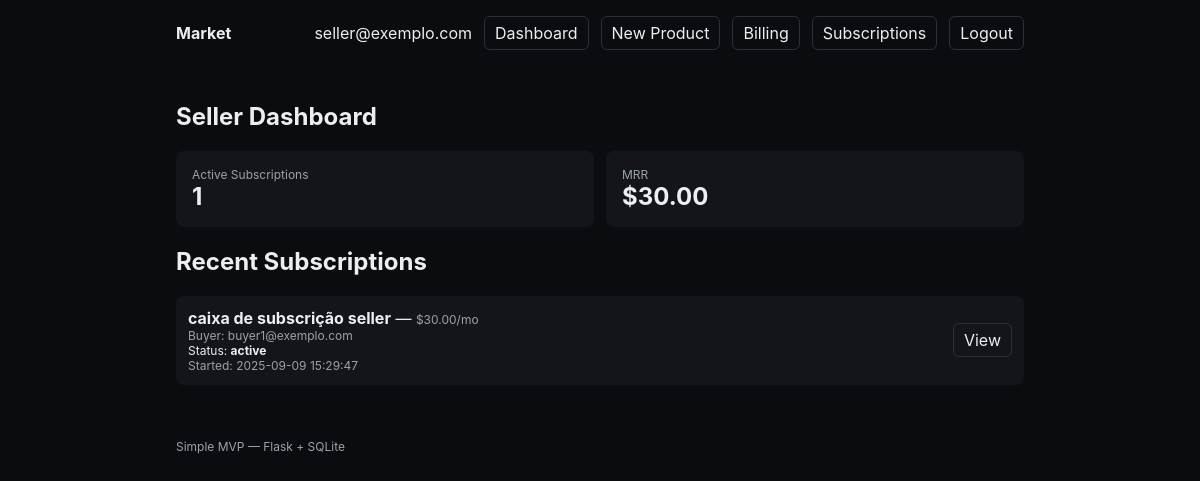
The page /dashboard (signed in) on the database as committed earlier.
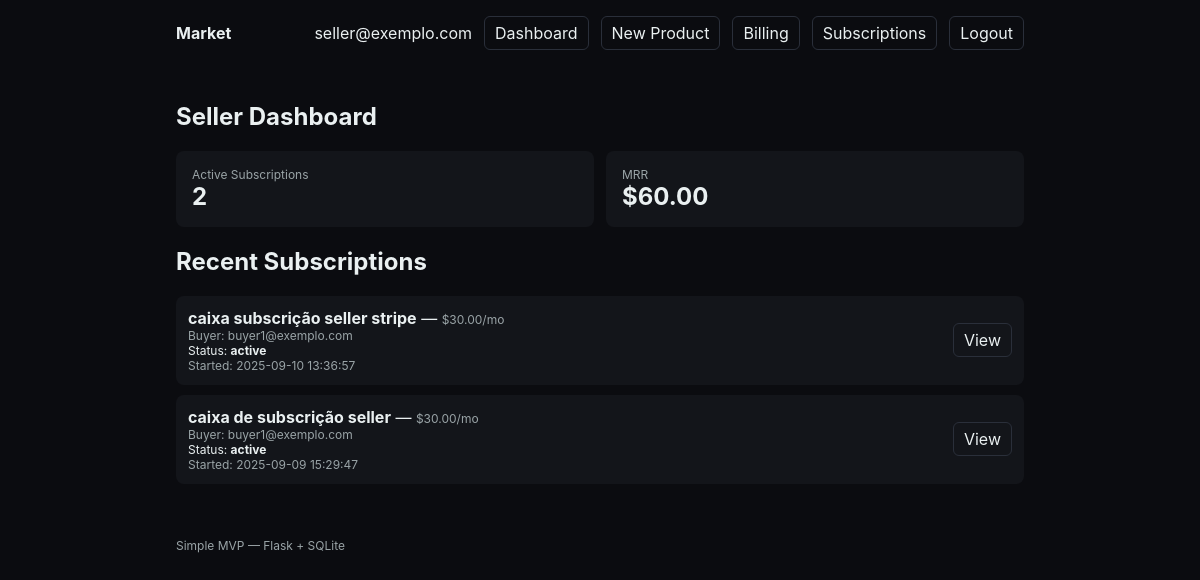
The same page on the database as committed later.
### tables this page shows
CREATE TABLE subscriptions (
                id INTEGER PRIMARY KEY AUTOINCREMENT,
                user_id INTEGER NOT NULL,
                product_id INTEGER NOT NULL,
                status TEXT NOT NULL CHECK (status IN ('active','canceled')),
                started_at TIMESTAMP NOT NULL DEFAULT CURRENT_TIMESTAMP,
                canceled_at TIMESTAMP, stripe_subscription_id TEXT,
                FOREIGN KEY (user_id) REFERENCES users(id) ON DELETE CASCADE,
                FOREIGN KEY (product_id) REFERENCES products(id) ON DELETE CASCADE
            );

CREATE TABLE products (
                id INTEGER PRIMARY KEY AUTOINCREMENT,
                slug TEXT NOT NULL UNIQUE,
                title TEXT NOT NULL,
                price_cents INTEGER NOT NULL,
                description TEXT
            , seller_id INTEGER REFERENCES users(id), stripe_price_id TEXT);

CREATE TABLE users (
                id INTEGER PRIMARY KEY AUTOINCREMENT,
                email TEXT NOT NULL UNIQUE,
                password_hash TEXT NOT NULL,
                role TEXT NOT NULL DEFAULT 'buyer' CHECK (role IN ('buyer','seller')),
                created_at TIMESTAMP NOT NULL DEFAULT CURRENT_TIMESTAMP
            , stripe_customer_id TEXT);

### app.py (the view)
    @app.route("/dashboard")
    @login_required
    def seller_dashboard():
        if getattr(current_user, "role", "buyer") != "seller":
            abort(403)
        db = get_db()
        active_count = db.execute(
            """
            SELECT COUNT(*) AS c
            FROM subscriptions s
            JOIN products p ON p.id = s.product_id
            WHERE s.status='active' AND p.seller_id = ?
            """,
            (current_user.id,),
        ).fetchone()[0]
        mrr_row = db.execute(
            """
            SELECT COALESCE(SUM(p.price_cents), 0) AS mrr
            FROM subscriptions s
            JOIN products p ON p.id = s.product_id
            WHERE s.status = 'active' AND p.seller_id = ?
            """,
            (current_user.id,),
        ).fetchone()
        mrr_cents = mrr_row["mrr"] if mrr_row and mrr_row["mrr"] is not None else 0
        recent = db.execute(
            """
            SELECT s.*, p.title, p.slug, p.price_cents, u.email
            FROM subscriptions s
            JOIN products p ON p.id = s.product_id
            JOIN users u ON u.id = s.user_id
            WHERE p.seller_id = ?
            ORDER BY s.started_at DESC
            LIMIT 10
            """,
            (current_user.id,),
        ).fetchall()
        return render_template(
            "dashboard.html",
            active_count=active_count,
            mrr_cents=mrr_cents,
            recent=recent,
        )

### templates/dashboard.html (shortened to what this page needs)
{% extends 'base.html' %}
{% block content %}
  <section>
    <h1>Seller Dashboard</h1>
    <div style="display:grid; grid-template-columns: repeat(2, minmax(0,1fr)); gap:12px; margin: 12px 0;">
      <div style="background: var(--card); padding: 16px; border-radius: 8px;">
        <div class="muted small">Active Subscriptions</div>
        <div style="font-size: 24px; font-weight: 700;">{{ active_count }}</div>
      </div>
      <div style="background: var(--card); padding: 16px; border-radius: 8px;">
        <div class="muted small">MRR</div>
        <div style="font-size: 24px; font-weight: 700;">{{ mrr_cents | usd }}</div>
      </div>
    </div>
    <h2 style="margin-top: 20px;">Recent Subscriptions</h2>
    {% if not recent %}
      <p class="muted">No subscriptions yet.</p>
    {% else %}
      <div class="list">
        {% for r in recent %}
          <div class="item" style="display:flex; align-items:center; gap:12px; justify-content:space-between; background: var(--card); padding: 12px; border-radius: 8px; margin-bottom: 10px;">
            <div>
              <div><strong>{{ r.title }}</strong> — <span class="small muted">{{ r.price_cents | usd }}/mo</span></div>
              <div class="small muted">Buyer: {{ r.email }}</div>
              <div class="small">Status: <strong>{{ r.status }}</strong></div>
              <div class="small muted">Started: {{ r.started_at }}</div>
            </div>
            <div>
              <a class="btn" href="{{ url_for('product_page', slug=r.slug) }}">View</a>
            </div>
          </div>
        {% endfor %}
      </div>
    {% endif %}
  </section>
{% endblock %}

Rows that differ between the two databases and show on the page:
added subscriptions: title "caixa subscrição seller stripe", price_cents "$30.00", email "buyer1@exemplo.com", status "active", started_at "2025-09-10 13:36:57"
Other text that changed with them:
{{ active_count }}: "1" → "2"
{{ mrr_cents | usd }}: "$30.00" → "$60.00"
